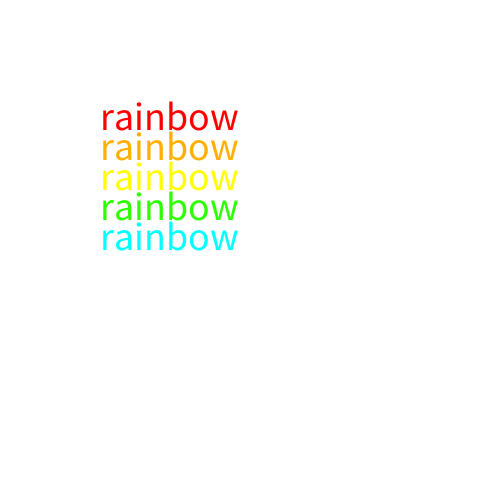
Frame 1 (no input)
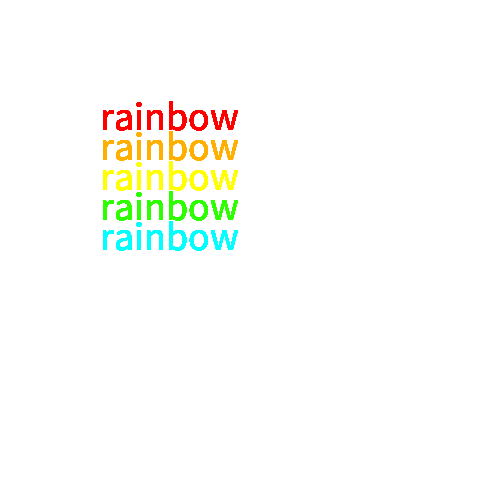
Frame 60 (the mouse pressed at the canvas centre just before this capture)
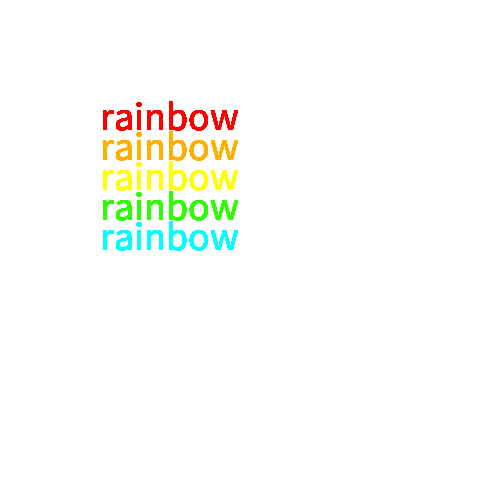
Frame 120 (the mouse held since frame 60 and released just before this capture)

The Processing sketch that drew these frames (run headless with seeded random() and noise(); from frame 60 on, the mouse is pressed at the canvas centre):

// Processing sketch: example01
// ── example01.pde
void setup() {
  size(480, 480);
  background(255, 255, 255);
}

void draw(){
  textSize(40);
  fill(255, 0, 0);
  text("rainbow", 100, 130);
  fill(255, 175, 0);
  text("rainbow", 100, 160);
  fill(255, 255, 00);
  text("rainbow", 100, 190);
  fill(45, 255, 0);
  text("rainbow", 100, 220);
  fill(0, 255, 255);
  text("rainbow", 100, 250);
}
